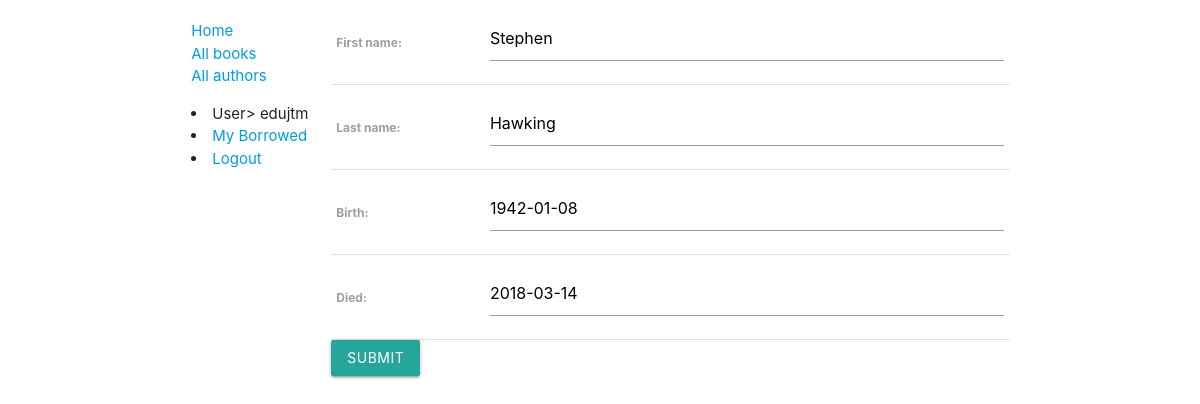
Screenshot of /catalog/author/1/update/ (signed in) with the database file from the repository.
### catalog/models.py (models this page shows, shortened)
class Author(models.Model):
    first_name = models.CharField(max_length=100)
    last_name = models.CharField(max_length=100)
    date_of_birth = models.DateField('birth', null=True, blank=True)
    date_of_death = models.DateField('died', null=True, blank=True)
    class Meta:
        ordering = ['last_name', 'first_name']
        permissions = (('can_alter_author', 'Change author properties'),)

### catalog/views.py (the view)
# urls.py: path('author/<int:pk>/update/', views.AuthorUpdate.as_view(), name='author-update'),
class AuthorUpdate(PermissionRequiredMixin, UpdateView):
    model = Author
    fields = ['first_name', 'last_name', 'date_of_birth', 'date_of_death']
    permission_required = 'catalog.can_alter_author'

### catalog/templates/catalog/author_form.html (shortened to what this page needs)
{% extends "base_generic.html" %}
{% block content %}
    <form action="" method="post">
        <table>
            {{ form.as_table }}
        </table>
        <button class="btn waves-effect waves-light" type="submit" name="submit">Submit</button>
    </form>
{% endblock %}

### catalog/templates/base_generic.html (shortened to what this page needs)
<!DOCTYPE html>
<html lang="en">
<head>
    {% load static %}
    <link rel="stylesheet" href="{% static 'css/styles.css' %}">
    <link type="text/css" rel="stylesheet" href="{% static 'css/materialize.css' %}" media="screen,projection">
</head>
<body>
    <div class="container">
        <div class="row">
            <div class="col s2">
                {% block sidebar %}
                    <ul class="sidebar-nav">
                        <li><a href="{% url 'index' %}">Home</a></li>
                        <li><a href="{% url 'books' %}">All books</a></li>
                        <li><a href="{% url 'authors' %}">All authors</a></li>
                    </ul>
                    {% if user.is_authenticated %}
                        <li>User> {{ user.get_username }}</li>
                        <li><a href="{% url 'my-borrowed' %}">My Borrowed</a></li>
                        <li><a href="{% url 'logout' %}?next={{ request.path }}">Logout</a></li>
                    {% else %}
                        <li><a href="{% url 'login' %}?next={{ request.path }}">Login</a></li>
                    {% endif %}
                {%  endblock %}
            </div>
            <div class="col s10">
                {% block content %}{% endblock %}
            </div>
        </div>
    </div>
</body>
</html>

### catalog/static/css/styles.css (style rules this page uses)
.sidebar-nav { margin-top: 20px; padding: 0; list-style: none; }

### rows the page displays
Author: first_name "Stephen", last_name "Hawking", date_of_birth "1942-01-08", date_of_death "2018-03-14"

### other values shown
{{ user.get_username }} "edujtm"
